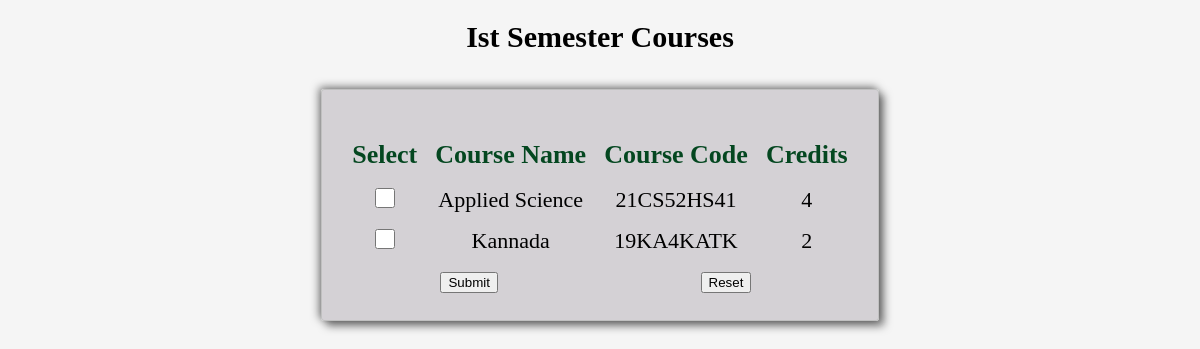
The page /user/1st_sem.php on the database its author committed.
### tables this page shows
CREATE TABLE `add_s1` (
  `id` int(255) NOT NULL,
  `sub_name` char(255) NOT NULL,
  `sub_code` varchar(255) NOT NULL,
  `credits` bigint(255) NOT NULL
);

### user/1st_sem.php (the view, shortened to what this page needs)
  <?php
  require_once('../connection.php');
  $q = mysqli_query($con, "SELECT * FROM add_s1");
  ?>
  <!DOCTYPE html>
  <html lang="en">
  <head>
  </head>
  <body>
    <h1 class="myh1">Ist Semester Courses</h1>
    <div class="forms">
    <form class="myform" method="POST">
  <table width="100%">
    <tr>
      <th> Select</th>
      <th> Course name</th>
      <th> Course Code</th>
      <th> Credits </th>
    </tr>
    <?php
    while ($row = mysqli_fetch_array($q)) {
      echo "<tr style='color:black;font-size:18px;'>";
      echo "<td> <input type='checkbox' class='geekmark' name='sub[]' value = '" . $row['sub_name'] . "' /></td>";
      echo "<td align = 'center'>" . $row['sub_name'] . "</td>";
      echo "<td align = 'center'>" . $row['sub_code'] . "</td>";
      echo "<td align = 'center'>" . $row['credits'] . "</td>";
      echo "</tr>";
    }
    ?>
    <tr>
      <form method="post">
        <td colspan="2">
          <input class="btn login_btn" type="submit" name="submit" value="Submit" />
        </td>
      </form>
      <td colspan="2">
        <input class="btn reset_btn" onClick="window.location.href=window.location.href" type="reset" value="Reset">
      </td>
    </tr>
  </table>
</form>
  </body>
  </html>

### user/1st_sem.php (style rules this page uses)
.forms { width: fit-content; height: fit-content; margin-left: auto; margin-right: auto; display: block; box-shadow: -2px -2px 9px rgba(0, 0, 0, 0.5), 5px 5px 9px rgba(0, 0, 0, 0.5); padding: 0; border: 1px solid silver; border-radius: 3px; background-color: rgb(82, 66, 85, 0.2); justify-content: flex-start; }
.myform { padding: 20px; border-radius: 8px; }
table th { text-align: center; padding: 8px; color: rgb(4, 71, 32); font-family: 'Bitter'; text-transform: capitalize; text-shadow: rgb(240, 240, 12); font-size: 26px; }
table td { text-align: center; padding: 5px; font-size: 22px; color: black; font-family: 'Bitter'; }
.myh1 { text-align: center; font-size: 30px; text-decoration: none; padding-bottom: 15px; text-shadow: rgba(0, 0, 0, 0.1); font-family: 'PT Serif'; font-weight: bold; }
.geekmark { height: 20px; width: 20px; background-color: green; }
body { background-color: whitesmoke; }

### rows shown on the page
add_s1: sub_name "Applied Science", sub_code "21CS52HS41", credits "4"
add_s1: sub_name "Kannada", sub_code "19KA4KATK", credits "2"
